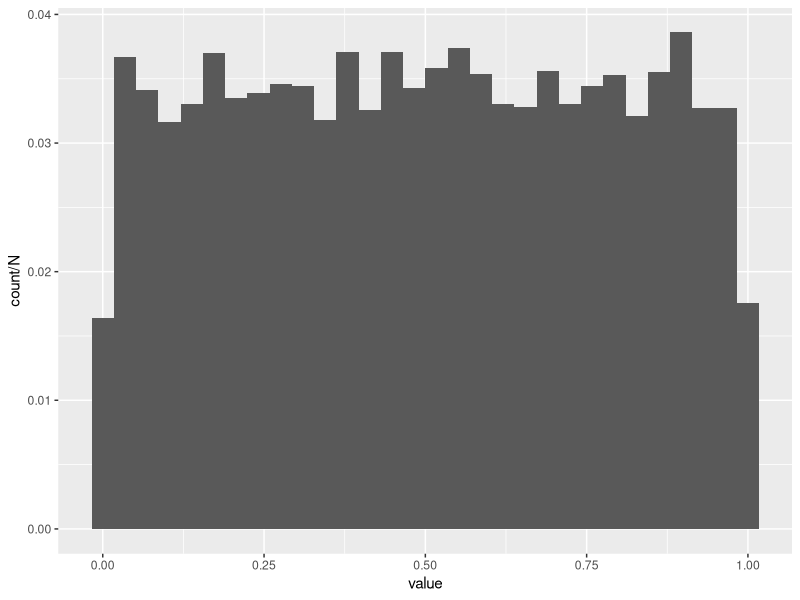

Write R code to recreate this figure.
## ---- chunk 1
library(tidyverse)
## ---- chunk 2
# nothing
# 1
# 2
# 3
# 4
# 1,2
# 1,3
# 2,3
# 3,4
# 2,4
# 1,4
# 1,2,3
# 1,2,4
# 1,3,4
# 2,3,4
# 1,2,3,4
## ---- chunk 3
# Pr(2 or 3) = Pr(2) + Pr(3) = 0.3 + 0.25 = 0.55
## ---- chunk 4
# F(3) = p_1+p_2+p_3 = 0.3.
## ---- chunk 5
N <- 10000
realizations_N_uniform <- runif(n = N, min = 0, max = 1)

data.frame(value = realizations_N_uniform) %>% ggplot(aes(x = value, y = ..count../N)) + geom_histogram()
## ---- chunk 6
dunif(realizations_N_uniform[1], min = 0, max = 100)
## ---- chunk 7
bernouli <- function(p, n){
  return(rbinom(n = n, size = 1, prob = p))
}

### another way to do this...

bernouli <- function(p, n){
  return(sample(c(0,1), size = n, prob = c(1-p, p), replace = T))
}

bernouli(0.1, 100) ### 100 realizations of a Bernouli(p = 0.1) RV
## ---- chunk 8
gamma_evaluator <- function(x, alpha, beta){
  return(dgamma(x = x, shape = alpha, scale = beta))
}
## ---- chunk 9
gamma_evaluator(x = c(2.77776, 3.56, 9.11), alpha = 0.2, beta = 0.2)
